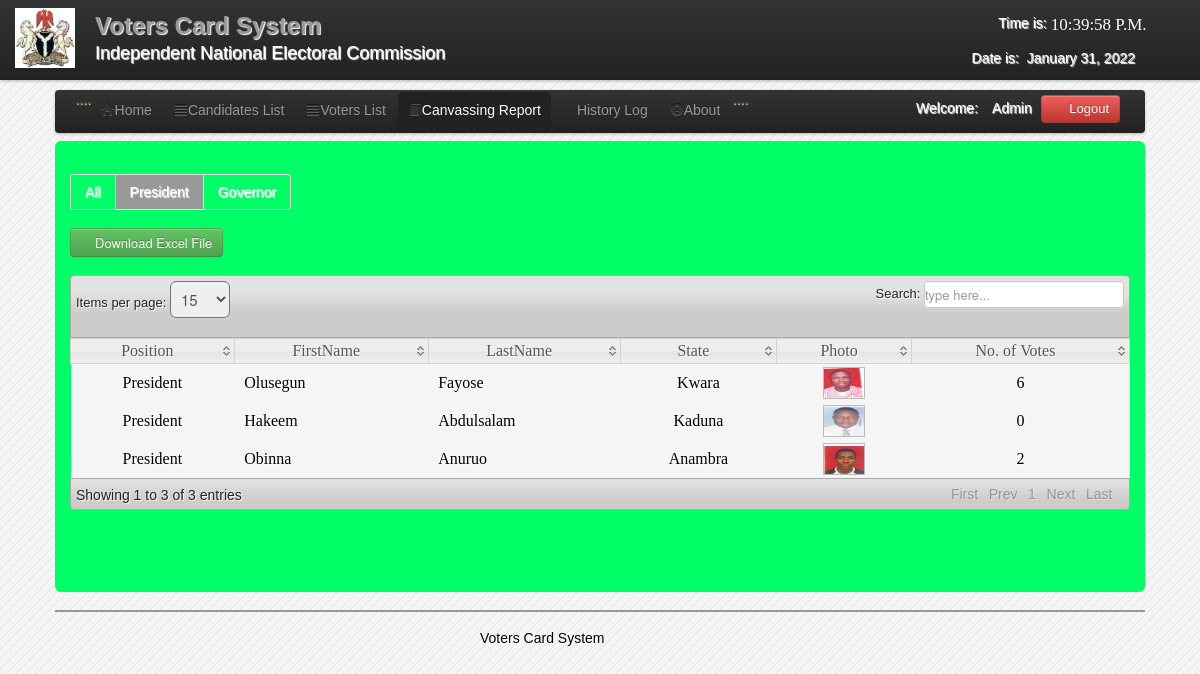
/admin/C_governor.php (signed in), run on the app's committed database.
### tables this page shows
CREATE TABLE IF NOT EXISTS `users` (
  `User_id` int(11) NOT NULL AUTO_INCREMENT,
  `FirstName` varchar(100) NOT NULL,
  `LastName` varchar(100) NOT NULL,
  `UserName` varchar(100) NOT NULL,
  `Password` varchar(100) NOT NULL,
  `User_Type` varchar(50) NOT NULL,
  PRIMARY KEY (`User_id`)
);

CREATE TABLE IF NOT EXISTS `candidate` (
  `CandidateID` int(11) NOT NULL AUTO_INCREMENT,
  `abc` varchar(1) NOT NULL,
  `Position` varchar(200) NOT NULL,
  `Party` varchar(100) NOT NULL,
  `FirstName` varchar(200) NOT NULL,
  `LastName` varchar(200) NOT NULL,
  `MiddleName` varchar(100) NOT NULL,
  `Gender` varchar(6) NOT NULL,
  `Year` varchar(100) NOT NULL,
  `Photo` varchar(200) NOT NULL,
  PRIMARY KEY (`CandidateID`)
);

### admin/session.php (called while the page is built, shortened)
<?php
$id_session=$_SESSION['id'];
?>

### admin/C_governor.php (the view, shortened to what this page needs)
<?php
include('header.php');
include('session.php');
?>
</head>
<body>
<?php include('nav_top.php'); ?>
<div class="wrapper">
<div class="home_body">
<div class="navbar">
	<div class="navbar-inner">
	<div class="container">
	<ul class="nav nav-pills">
	  <li>....</li>
	  <li><a href="home.php"><i class="icon-home icon-large"></i>Home</a></li>
	  <li><a  href="candidate_list.php"><i class="icon-align-justify icon-large"></i>Candidates List</a></li>
	  <li class=""><a  href="voter_list.php"><i class="icon-align-justify icon-large"></i>Voters List</a></li>
		 <li class="active"><a  href="canvassing_report.php"><i class="icon-book icon-large"></i>Canvassing Report</a></li>
		    <li><a  href="History.php"><i class="icon-table icon-large"></i>History Log</a>
		   <li><a data-toggle="modal" href="#about"><i class="icon-exclamation-sign icon-large"></i>About</a></li>
		   <li>....</li>
	 </ul>
	<form class="navbar-form pull-right">
		<?php $result=mysql_query("select * from users where User_id='$id_session'");
	$row=mysql_fetch_array($result);
	?>
	<font color="white">Welcome:<i class="icon-user-md"></i><?php echo $row['User_Type']; ?></font>
	<a class="btn btn-danger" id="logout" data-toggle="modal" href="#myModal"><i class="icon-off"></i>&nbsp;Logout</a>
	</form>
	</div>
	</div>
	</div>
	<div id="element" class="hero-body">
	    <div class="pagination">
    <ul>
    <li><a href="Canvassing_report.php"><font color="white">All</font></a></li>
    <li class="active"><a href="C_governor.php"><font color="white">President</font></a></li>
    <li><a href="C_vice-governor.php"><font color="white">Governor</font></a></li>
    </ul>
    </div>
		<form method="POST" action="canvassing_excel.php">
	<button id="save_voter" class="btn btn-success" name="save"><i class="icon-download icon-large"></i>Download Excel File</button>
	</form>
	<table class="users-table">
<div class="demo_jui">
		<table cellpadding="0" cellspacing="0" border="0" class="display" id="log" class="jtable">
			<thead>
				<tr>
				<th>Position</th>
				<th>FirstName</th>
				<th>LastName</th>
				<th>State</th>
				<th>Photo</th>
				<th>No. of Votes</th>
				</tr>
			</thead>
			<tbody>
<?php $candidate_query=mysql_query("select  * from candidate where Position='President'");
		while($candidate_rows=mysql_fetch_array($candidate_query)){ $id=$candidate_rows['CandidateID'];
		?>
<tr class="del<?php echo $id ?>">
	<td align="center"><?php echo $candidate_rows['Position']; ?></td>
	<td><?php echo $candidate_rows['FirstName']; ?></td>
	<td><?php echo $candidate_rows['LastName']; ?></td>
	<td align="center"><?php echo $candidate_rows['Year']; ?></td>
	<td align="center"><img class="pic" width="40" height="30" src="<?php echo $candidate_rows['Photo'];?>" border="0" onmouseover="showtrail('<?php echo $candidate_rows['Photo'];?>','<?php echo $candidate_rows['FirstName']." ".$candidate_rows['LastName'];?> ',200,5)" onmouseout="hidetrail()"></a></td>
		<td align="center">
	<?php $votes_query=mysql_query("select * from votes where CandidateID='$id'");
	$vote_count=mysql_num_rows($votes_query);
	echo $vote_count;
	?>
</td>
	</tr>
<?php } ?>
			</tbody>
		</table>
	</div>
	</div>
<?php include('footer.php')?>
</div>
</body>
</html>

### admin/css/datatable/demo_table_jui.css (style rules this page uses)
table.display thead th { cursor: pointer; padding: 3px 0 3px 10px; }
table.display { border-collapse: collapse; clear: both; margin: 0 auto; width: 100%; }
table.display td { padding: 3px 10px; }
tr.odd { background-color: #f5f5f5; }
tr.even { background-color: #f5f5f5; }

### admin/css/Home.css (style rules this page uses)
* { margin:0; padding:0; }
body { font-family:"Trebuchet MS", "Myriad Pro", Arial, sans-serif; font-size:14px; background-color: #fff; background:#f4f4f4 url(../images/bg.gif) repeat top left; text-shadow:1px 1px 1px #fff; background-position: 0 0px; }
.wrapper { width:1090px; margin:10px auto; }

### data on the page
users: User_Type "Admin"
candidate: Position "President", FirstName "Olusegun", LastName "Fayose", Year "Kwara", Photo (picture), vote_count "6"
candidate: Position "President", FirstName "Hakeem", LastName "Abdulsalam", Year "Kaduna", Photo (picture), vote_count "0"
candidate: Position "President", FirstName "Obinna", LastName "Anuruo", Year "Anambra", Photo (picture), vote_count "2"
